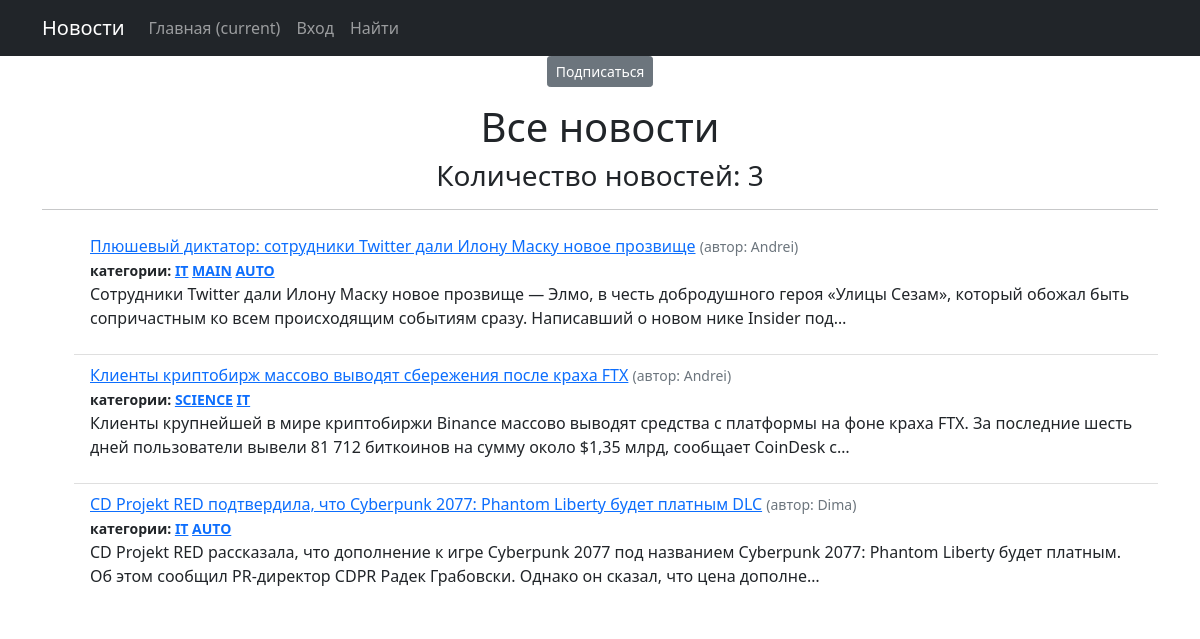
Before: /news/categories/1 with the older database file.
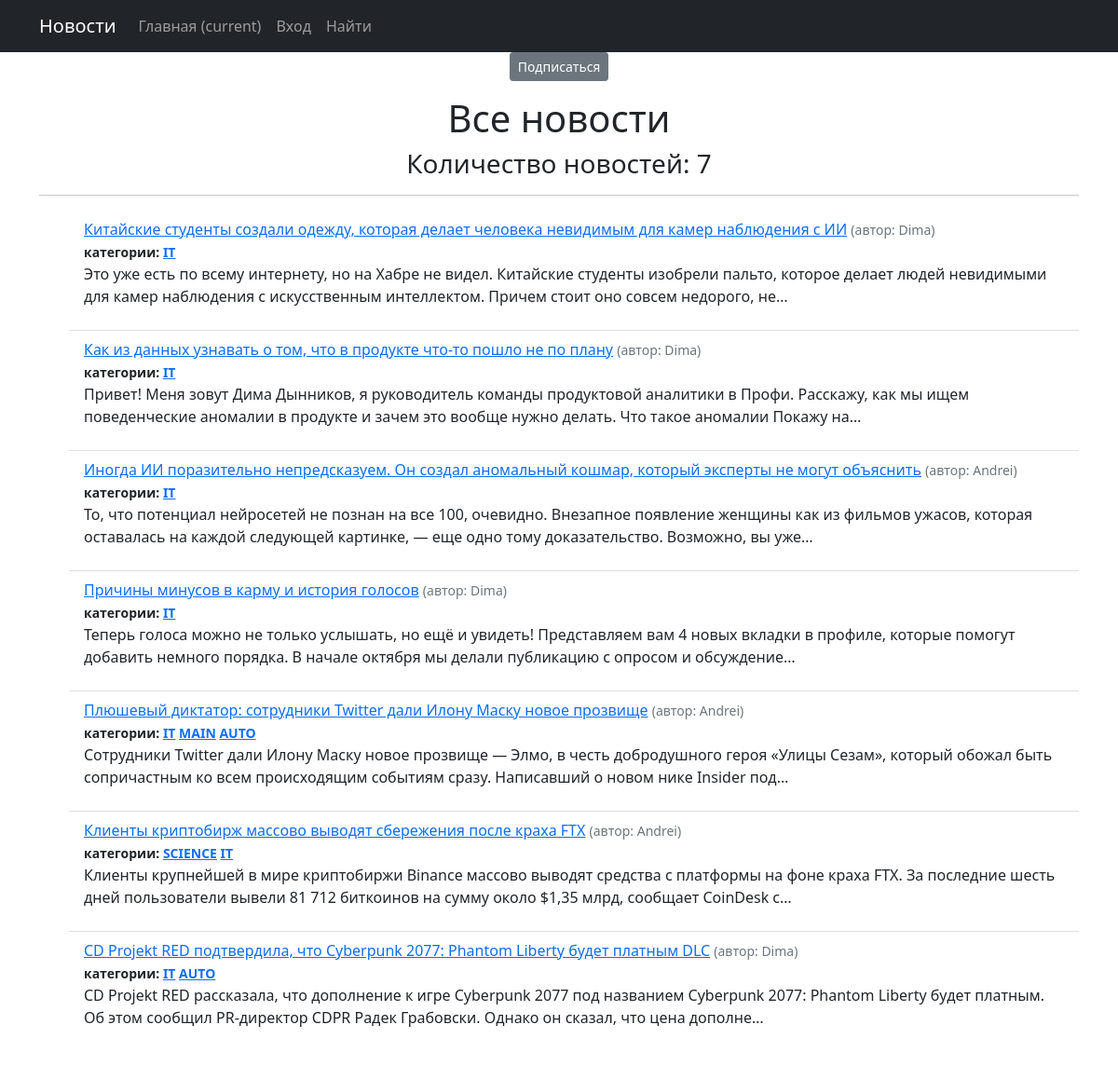
After: the same page with the newer database file.
### news/models.py (models this page shows, shortened)
class Post(models.Model):
    author = models.ForeignKey(Author, on_delete=models.CASCADE)
    NEWS = 'NW'
    ARTICLE = 'AR'
    CATEGORY_CHICES = [
        (NEWS, 'Новость'),
        (ARTICLE, 'Статья'),
    ]
    categoryType = models.CharField(max_length=2,
                                    choices=CATEGORY_CHICES,
                                    default=ARTICLE)
    time_in = models.DateTimeField(auto_now_add=True)
    PostCategory = models.ManyToManyField(Category, related_name='news', through='PostCategory')
    heading = models.CharField(max_length=128)
    text = models.TextField()
    reting_news = models.SmallIntegerField(default=0)

class Author(models.Model):
    authorUser = models.OneToOneField(User, on_delete=models.CASCADE)
    reting_author = models.SmallIntegerField(default=0)
    def __str__(self):
        return f'{self.authorUser}'

class Category(models.Model):
    objects = None
    name = models.CharField(max_length=64, unique=True)
    subscribers = models.ManyToManyField(User, related_name='categories')

### news/views.py (the view)
# urls.py: path('categories/<int:pk>', CategoryListView.as_view(), name='category_list'),
class CategoryListView(ListView):
    model = Post
    template_name = 'news/category_list.html'
    context_object_name = 'category_news_list'
    def get_queryset(self):
        self.category = get_object_or_404(Category, id=self.kwargs['pk'])
        queryset = Post.objects.filter(PostCategory=self.category).order_by('-time_in')
        return queryset
    def get_context_data(self, **kwargs):
        context = super().get_context_data(**kwargs)
        context['is_not_subscriber'] = self.request.user not in self.category.subscribers.all()
        context['category'] = self.category
        return context

### templates/news/category_list.html (shortened to what this page needs)
{% extends 'flatpages/default.html' %}
{% load custom_filters %}
{% load custom_tags %}
{% block content %}
    <center>
        {% if is_not_subscriber %}
            <p class="text-center"><a href="{% url 'subscribe' category.id %}" class="btn btn-secondary btn-sm">Подписаться</a></p>
        {% else %}
            <p class="text-center"><a class="btn btn-secondary btn-sm">Вы уже подписаны</a></p>
        {% endif %}
        <center><h1>Все новости</h1></center>
    <center><h3>Количество новостей: {{ category_news_list|length }}</h3></center>
    <hr>
    <ul class="List-group list-group-flush">
        {% for newspost in category_news_list %}
            <li class="list-group-item">
                <a href="{% url 'post_list' newspost.id %}">{{ newspost.heading }}</a>
                <small class="text-muted">(автор: {{newspost.author}})</small><br>
                <small class="fw-bold">категории:
                    {% for category in newspost.PostCategory.all %}
                        <a href="{% url 'category_list' category.id %}">{{ category.name }}</a>
                    {% endfor %}
                </small>
                <p>{{ newspost.text | truncatechars:210 }}</p>
            </li>
        {% endfor %}
    </ul>
{% endblock content %}

### templates/flatpages/default.html (shortened to what this page needs)
<!DOCTYPE html>
<html lang="ru">
    <head>
        {% load static %}
        <link href=" {% static 'css/styles.css' %}" rel="stylesheet" />
    </head>
    <body>
        <nav class="navbar navbar-expand-lg navbar-dark bg-dark static-top">
   <div class="container">
       <a class="navbar-brand" href="#">Новости</a>
       <div class="collapse navbar-collapse" id="navbarResponsive">
           <ul class="navbar-nav ml-auto">
               <li class="nav-item active">
                   <a class="nav-link" href="{% url 'post_detail' %}">Главная
                       <span class="sr-only">(current)</span>
                   </a>
               </li>
               <li class="nav-item">
                   <a class="nav-link" href="/accounts/login/">Вход</a>
               </li>
               <li class="nav-item">
                   <a class="nav-link" href="/search/">Найти</a>
               </li>
           </ul>
       </div>
   </div>
</nav>
        <div class="container">
            <div class="row">
                <div class="col-lg-12"
                     {% block content %}{% endblock content %}
                </div>
            </div>
        </div>
    </body>
</html>

Changed rows visible on the page:
added Post: heading "Китайские студенты создали одежду, которая делает человека невидимым для камер наблюдения с ИИ", author "Dima", text "Это уже есть по всему интернету, но на Хабре не видел. Китайские студенты изобрели пальто, которое делает людей невидимыми для камер наблюдения с искусственным интеллектом. Причем стоит оно совсем недорого, не…", Category (name "IT")
added Post: heading "Как из данных узнавать о том, что в продукте что-то пошло не по плану", author "Dima", text "Привет! Меня зовут Дима Дынников, я руководитель команды продуктовой аналитики в Профи. Расскажу, как мы ищем поведенческие аномалии в продукте и зачем это вообще нужно делать. Что такое аномалии Покажу на…", Category (name "IT")
added Post: heading "Иногда ИИ поразительно непредсказуем. Он создал аномальный кошмар, который эксперты не могут объяснить", author "Andrei", text "То, что потенциал нейросетей не познан на все 100, очевидно. Внезапное появление женщины как из фильмов ужасов, которая оставалась на каждой следующей картинке, — еще одно тому доказательство. Возможно, вы уже…", Category (name "IT")
added Post: heading "Причины минусов в карму и история голосов", author "Dima", text "Теперь голоса можно не только услышать, но ещё и увидеть! Представляем вам 4 новых вкладки в профиле, которые помогут добавить немного порядка. В начале октября мы делали публикацию с опросом и обсуждение…", Category (name "IT")
Other visible differences:
{{ category_news_list|length }}: "3" → "7"
